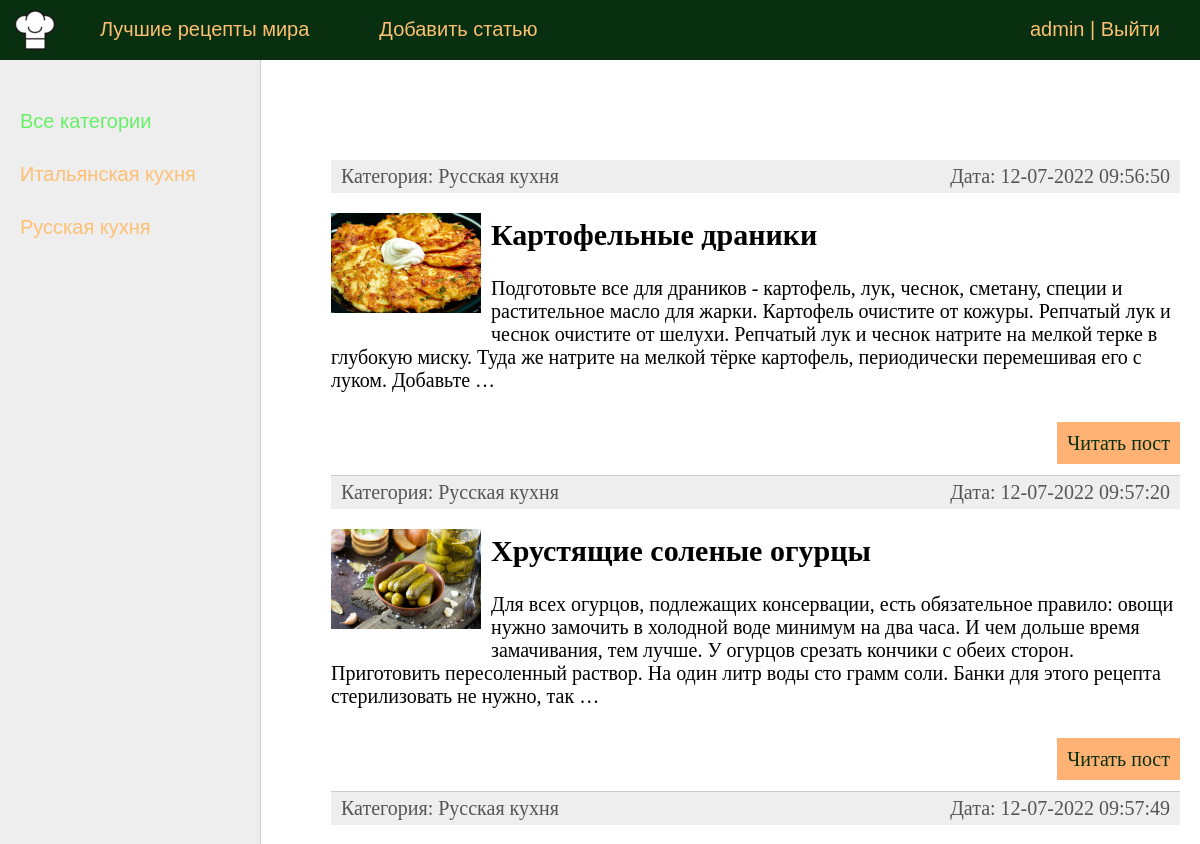
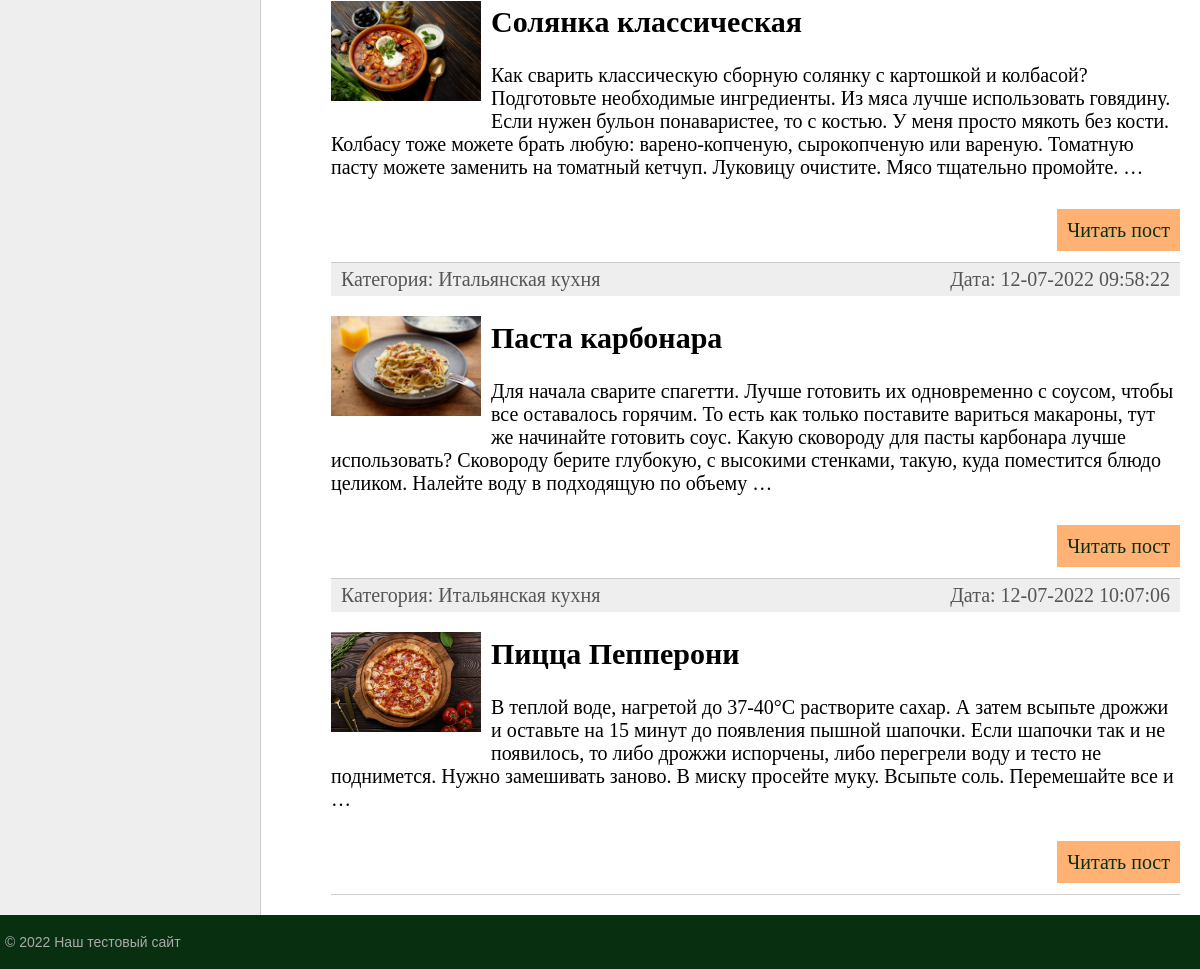
The app's page / (signed in) with its own data (2 pictures, top to bottom).
### blog/models.py (models this page shows, shortened)
class Category(models.Model):
    name = models.CharField(max_length=100, db_index=True, verbose_name='Наименование')
    slug = models.SlugField(max_length=255, unique=True, db_index=True, verbose_name="URL")
    def __str__(self):
        return self.name
    def get_absolute_url(self):
        return reverse('category', kwargs={'cat_slug': self.slug})
    class Meta:
        verbose_name = 'Категория'
        verbose_name_plural = 'Категории'
        ordering = ['id']

class Post(models.Model):
    title = models.CharField(max_length=255, verbose_name='Заголовок')
    slug = models.SlugField(max_length=255, unique=True, db_index=True, verbose_name="URL")
    content = models.TextField(blank=True, verbose_name='Содержание')
    photo = models.ImageField(upload_to="photos/%Y/%m/%d/", verbose_name='Фото')
    time_create = models.DateTimeField(auto_now_add=True, verbose_name='Дата создания')
    time_update = models.DateTimeField(auto_now=True, verbose_name='Дата обновления')
    is_published = models.BooleanField(default=True, verbose_name='Статус публикации')
    cat = models.ForeignKey('Category', on_delete=models.PROTECT, verbose_name='Категория')
    def get_absolute_url(self):
        return reverse('post', kwargs={'post_slug': self.slug})
    class Meta:
        verbose_name = 'Пост'
        verbose_name_plural = 'Посты'
        ordering = ['time_create', 'title']

### blog/views.py (the view)
# urls.py: path('', BlogHome.as_view(), name="home"),
class BlogHome(ListView):
    model = Post
    template_name = "blog/index.html"
    context_object_name = "posts"
    extra_context = {'title': 'Главная страница'}
    def get_context_data(self, *, object_list=None, **kwargs):
        context = super().get_context_data(**kwargs)
        context['menu'] = menu
        context['title'] = 'Главная страница'
        context['cat_selected'] = 0
        return context
    def get_queryset(self):
        return Post.objects.filter(is_published=True)[:5]

### blog/templatetags/blog_tags.py (called while the page is built)
@register.inclusion_tag('blog/list_categories.html')
def get_categories(sort=None, cat_selected=0):
    if not sort:
        cats = Category.objects.all()
    else:
          cats = Category.objects.order_by(sort)
    return {'cats': cats, 'cat_selected': cat_selected}

### blog/templates/blog/index.html (shortened to what this page needs)
{% extends 'blog/base.html' %}
{% block content %}
<ul class="list-articles">
	{% for p in posts %}
			<li><div class="article-panel">
	<p class="first">Категория: {{p.cat}}</p>
	<p class="last">Дата: {{p.time_update|date:"d-m-Y H:i:s"}}</p>
</div>
{% if p.photo %}
	<p><img class="img-article-left thumb" src="{{p.photo.url}}"></p>
{% endif %}
				<h2>{{p.title}}</h2>
	{% autoescape on %}
	{{p.content|linebreaks|truncatewords:50}}
	{% endautoescape %}
			<p class="link-read-post"><a href="{{ p.get_absolute_url }}">Читать пост</a></p>
			</li>
	{% endfor %}
</ul>
{% endblock %}

### blog/templates/blog/base.html (shortened to what this page needs)
{% load static %}
{% load blog_tags %}
<!DOCTYPE html>
<html>
<head>
	<link type="text/css" href="{% static 'blog/css/styles.css' %}" rel="stylesheet" />
</head>
<body>
<table class="table-page" border=0 cellpadding="0" cellspacing="0">
<tr><td valign=top>
{% block mainmenu %}
		<div class="header">
			<ul id="mainmenu" class="mainmenu">
			<li class="logo"><a href="{% url 'home' %}"><div class="logo"></div></a></li>
{% for m in menu %}
			<li><a href="{% url m.url_name %}">{{m.title}}</a></li>
{% endfor %}
				{% if request.user.is_authenticated %}
				<li class="last">{{user.username}} | <a href="{% url 'logout' %}">Выйти</a></li>
				{% else %}
				<li class="last"><a href="{% url 'register' %}">Регистрация</a> | <a href="{% url 'login' %}">Войти</a></li>
				{% endif %}
			</ul>
		</div>
{% endblock mainmenu %}
<table class="table-content" border=0 cellpadding="0" cellspacing="0">
<tr>
	<td valign="top" class="left-chapters">
	<ul id="leftchapters">
{% if cat_selected == 0 %}
		<li class="selected">Все категории</li>
{% else %}
		<li><a href="{% url 'home' %}">Все категории</a></li>
{% endif %}
{% get_categories 'name' cat_selected %}
	</ul>
</td>
<td valign="top" class="content">
	<div class="content-text">
{% block content %}{% endblock %}
	</div>
</td></tr></table>
</td></tr>
<tr><td valign=top>
	<div id="footer">
		<p>&copy; 2022 Наш тестовый сайт</p>
	</div>
</td></tr></table>
</body>
</html>

### blog/templates/blog/list_categories.html
{% for c in cats %}
    {% if c.pk == cat_selected %}
        <li class="selcted">{{c.name}}</li>
    {% else %}
        <li><a href="{{c.get_absolute_url}}">{{c.name}}</a></li>
    {% endif %}
{% endfor %}

### blog/static/blog/css/styles.css (style rules this page uses)
html, body { font-family: 'Arial'; margin: 0; padding: 0; height: 100%; width: 100%; color: #444; }
a { color: #0059b2; text-decoration: none; }
img { max-width: 600px; height: auto; }
img.img-article-left { max-width: 300px; height: auto; float: left; padding: 0 10px 10px 0; }
img.img-article-left.thumb { max-width: 150px; height: auto; }
p.link-read-post { text-align: right; }
p.link-read-post a { padding: 10px; min-width: 100px; background: #FFB273; color: #082f0f; text-decoration: none; }
div.article-panel { background: #eee; padding: 5px 10px 5px 10px; box-sizing: border-box; overflow: hidden; color: #555; }
div.article-panel p.first { margin: 0; float: left; }
div.article-panel p.last { margin: 0; float: right; }
ul.list-articles { list-style: none; margin: 0; padding: 0; }
ul.list-articles li { border-bottom: 1px solid #ccc; }
.table-page { width: 100%; height: 100%; vertical-align: top; }
.table-page tr { height: 100%; }
.header { background: #082f0f; height: 60px; }
.logo { background: url('../images/my_logo.png') no-repeat 10px 5px; width: 70px; height: 60px; }
ul.mainmenu { list-style: none; margin: 0; padding: 0; height: 60px; color: #fdc073; font-size: 20px; overflow: hidden; }
ul.mainmenu li { float: left; margin: 18px 40px 0 30px; }
ul.mainmenu li.logo { margin: 0; }
ul.mainmenu li.last { float: right; }
ul.mainmenu li a { color: #fdc073; text-decoration: none; }
.table-content { width: 100%; min-height: 100%; height: 100%; }
.left-chapters { margin: 0; background: #eee; border-right: 1px solid #ccc; min-height: 100%; }
.left-chapters ul { width: 230px; min-height: 100%; margin: 0; padding: 20px 10px 10px 20px; list-style: none; font-size: 20px; }
.left-chapters ul li { margin: 30px 0 0 0; color: #999; }
.left-chapters ul li.selected { color: #68ef68; }
.left-chapters ul li a { color: #fdc073; text-decoration: none; }
.content { padding: 40px 20px 20px 40px; width: 100%; box-sizing: border-box; }
.content-text { margin: 60px 0 0 30px; color: #000; font-size: 20px; font-family: Yandex Sans Display Light; }
#footer { box-sizing: border-box; background: #082f0f; padding: 5px; color: #aaa; font-size: 14px; font-family: Verdana, Geneva, Arial, Helvetica; text-align: left; overflow: hidden; }

### records on screen
Category: name "Итальянская кухня"
Category: name "Русская кухня"
Post: cat "Русская кухня", time_update "12-07-2022 09:56:50", photo (picture), title "Картофельные драники", content "Подготовьте все для драников - картофель, лук, чеснок, сметану, специи и растительное масло для жарки. Картофель очистите от кожуры. Репчатый лук и чеснок очистите от шелухи. Репчатый лук и чеснок натрите на мелкой терке в глубокую миску. Туда же натрите на мелкой тёрке картофель, периодически перемешивая его с луком. Добавьте …"
Post: cat "Русская кухня", time_update "12-07-2022 09:57:20", photo (picture), title "Хрустящие соленые огурцы", content "Для всех огурцов, подлежащих консервации, есть обязательное правило: овощи нужно замочить в холодной воде минимум на два часа. И чем дольше время замачивания, тем лучше. У огурцов срезать кончики с обеих сторон. Приготовить пересоленный раствор. На один литр воды сто грамм соли. Банки для этого рецепта стерилизовать не нужно, так …"
Post: cat "Русская кухня", time_update "12-07-2022 09:57:49", photo (picture), title "Солянка классическая", content "Как сварить классическую сборную солянку с картошкой и колбасой?Подготовьте необходимые ингредиенты. Из мяса лучше использовать говядину. Если нужен бульон понаваристее, то с костью. У меня просто мякоть без кости. Колбасу тоже можете брать любую: варено-копченую, сырокопченую или вареную. Томатную пасту можете заменить на томатный кетчуп. Луковицу очистите. Мясо тщательно промойте. …"
Post: cat "Итальянская кухня", time_update "12-07-2022 09:58:22", photo (picture), title "Паста карбонара", content "Для начала сварите спагетти. Лучше готовить их одновременно с соусом, чтобы все оставалось горячим. То есть как только поставите вариться макароны, тут же начинайте готовить соус. Какую сковороду для пасты карбонара лучше использовать? Сковороду берите глубокую, с высокими стенками, такую, куда поместится блюдо целиком. Налейте воду в подходящую по объему …"
Post: cat "Итальянская кухня", time_update "12-07-2022 10:07:06", photo (picture), title "Пицца Пепперони", content "В теплой воде, нагретой до 37-40°С растворите сахар. А затем всыпьте дрожжи и оставьте на 15 минут до появления пышной шапочки. Если шапочки так и не появилось, то либо дрожжи испорчены, либо перегрели воду и тесто не поднимется. Нужно замешивать заново. В миску просейте муку. Всыпьте соль. Перемешайте все и …"

### other values on screen
{{ m.title }} "Лучшие рецепты мира" "Добавить статью"
{{ user.username }} "admin"
